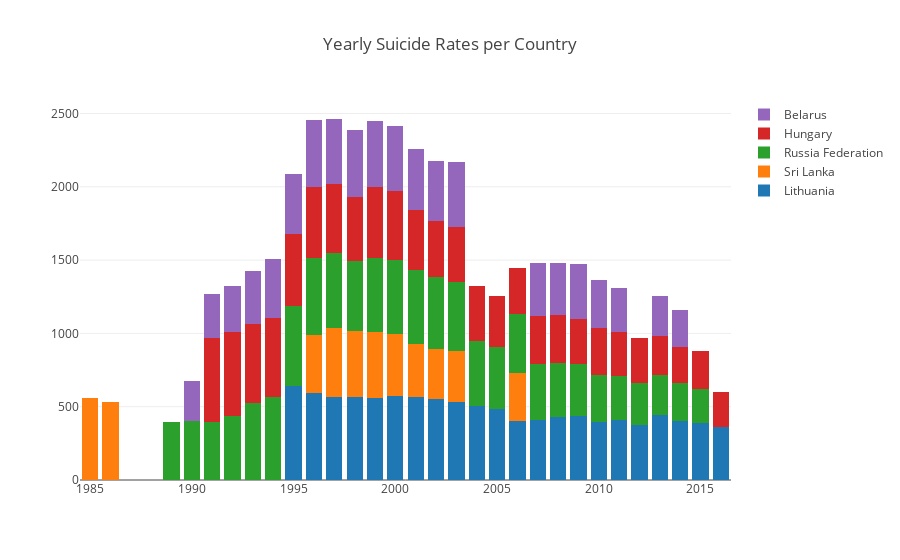

Here is the notebook cell this chart was saved with:
### Code cell
# The line chart may be too busy let's try a stacked bar 

# Create traces
trace0 = go.Bar(
    x = belarus['year'].values.tolist(),
    y = belarus['suicides/100k pop'].values.tolist(),
    name = 'Belarus'
)

trace1 = go.Bar(
    x = estonia['year'].values.tolist(),
    y = estonia['suicides/100k pop'].values.tolist(),
    name = 'Estonia'
)

trace2 = go.Bar(
    x = hungary['year'].values.tolist(),
    y = hungary['suicides/100k pop'].values.tolist(),
    name = 'Hungary'
)

trace3 = go.Bar(
    x = kazakhstan['year'].values.tolist(),
    y = kazakhstan['suicides/100k pop'].values.tolist(),
    name = 'Kazakhstan'
)

trace4 = go.Bar(
    x = latvia['year'].values.tolist(),
    y = latvia['suicides/100k pop'].values.tolist(),
    name = 'Latvia'
)

trace5 = go.Bar(
    x = lithuania['year'].values.tolist(),
    y = lithuania['suicides/100k pop'].values.tolist(),
    name = 'Lithuania'
)

trace6 = go.Bar(
    x = russia['year'].values.tolist(),
    y = russia['suicides/100k pop'].values.tolist(),
    name = 'Russia Federation'
)

trace7 = go.Bar(
    x = slovenia['year'].values.tolist(),
    y = slovenia['suicides/100k pop'].values.tolist(),
    name = 'Slovenia'
)

trace8 = go.Bar(
    x = sri_lanka['year'].values.tolist(),
    y = sri_lanka['suicides/100k pop'].values.tolist(),
    name = 'Sri Lanka'
)

trace9 = go.Bar(
    x = ukraine['year'].values.tolist(),
    y = ukraine['suicides/100k pop'].values.tolist(),
    name = 'Ukraine'
)


data1 = [trace5, trace8, trace6, trace2, trace0]



layout = go.Layout(
    title='Yearly Suicide Rates per Country',
    barmode='stack',
  
)

fig = go.Figure(data=data1, layout=layout)
plotly.offline.iplot(fig, filename='bstack_test.html')

plotly.offline.plot(fig, filename='bstack_test.html')






# array(['Belarus', 'Estonia', 'Hungary', 'Kazakhstan', 'Latvia',
#        'Lithuania', 'Russian Federation', 'Slovenia', 'Sri Lanka',
#        'Ukraine'], dtype=object)


# #py.iplot(data1, filename='line-mode')

# plotly.offline.iplot(data1, filename='btest.html')

# plotly.offline.plot(data1, filename='btest.html')

### Figure 1 — Plotly figure (JSON) as saved in the notebook; plotly's stock layout.template omitted (floating-point values rounded to 4 significant figures)
{"data": [{"name": "Lithuania", "type": "bar", "uid": "53d3f312-bc52-4ce8-a7bd-0e1a9627a446", "x": [1995, 1996, 1997, 1998, 1999, 2000, 2001, 2002, 2003, 2004, 2005, 2006, 2007, 2008, 2009, 2010, 2011, 2012, 2013, 2014, 2015, 2016], "y": [639.3, 595.6, 565.4, 566.4, 561.5, 571.8, 569.0, 555.6, 530.5, 503.4, 485.8, 400.6, 406.8, 430.1, 437.1, 395.2, 407.7, 374.1, 444.6, 401.3, 385.5, 361.7]}, {"name": "Sri Lanka", "type": "bar", "uid": "3905c4e8-f128-4038-86d5-9f2640cf89d2", "x": [1985, 1986, 1996, 1997, 1998, 1999, 2000, 2001, 2002, 2003, 2006], "y": [558.7, 529.8, 395.7, 472.1, 451.2, 445.2, 427.3, 358.1, 339.4, 352.8, 328.7]}, {"name": "Russia Federation", "type": "bar", "uid": "e5956c9e-16ed-4db2-ac0a-826a5c17a89f", "x": [1989, 1990, 1991, 1992, 1993, 1994, 1995, 1996, 1997, 1998, 1999, 2000, 2001, 2002, 2003, 2004, 2005, 2006, 2007, 2008, 2009, 2010, 2011, 2012, 2013, 2014, 2015], "y": [398.8, 399.2, 396.4, 437.5, 522.1, 567.6, 547.4, 526.3, 508.1, 474.7, 510.1, 504.5, 504.7, 488.5, 468.9, 447.6, 420.3, 401.3, 387.0, 366.8, 352.8, 319.2, 299.7, 285.5, 274.0, 259.2, 236.9]}, {"name": "Hungary", "type": "bar", "uid": "ed02a4db-dab7-4735-8dc9-413509bdd8c4", "x": [1991, 1992, 1993, 1994, 1995, 1996, 1997, 1998, 1999, 2000, 2001, 2002, 2003, 2004, 2005, 2006, 2007, 2008, 2009, 2010, 2011, 2012, 2013, 2014, 2015, 2016], "y": [575.0, 570.3, 539.3, 535.8, 493.4, 482.7, 470.4, 436.8, 483.9, 464.6, 409.0, 382.7, 372.0, 369.5, 352.0, 312.7, 327.3, 331.7, 310.7, 321.3, 299.9, 306.0, 266.2, 244.3, 257.3, 241.3]}, {"name": "Belarus", "type": "bar", "uid": "3166989e-8bfa-4f2c-9edf-d8fa61852402", "x": [1990, 1991, 1992, 1993, 1994, 1995, 1996, 1997, 1998, 1999, 2000, 2001, 2002, 2003, 2007, 2008, 2009, 2010, 2011, 2013, 2014], "y": [274.4, 297.6, 314.2, 365.1, 403.6, 404.0, 455.7, 446.5, 455.6, 450.4, 447.3, 419.7, 411.0, 444.9, 355.9, 352.2, 375.5, 332.0, 299.4, 273.3, 252.9]}], "layout": {"barmode": "stack", "title": {"text": "Yearly Suicide Rates per Country"}}}
